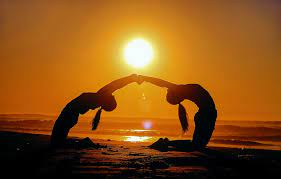
#> input picture sun.jpg, 281 x 179 px
$ python LaplacianVisualisation.py   (older library calls are emulated)
#> lines starting #> are read from the running program, lines starting #| are printed output that depends on the picture
# visualising laplacian

# Importing Required Libraries
import cv2
import numpy as np
import matplotlib.pyplot as plt

laplacian_kernel = np.array([[0, 1, 0],
                             [1, -4, 1],
                             [0, 1, 0]], dtype=np.float32)
# Loading image
img = cv2.imread('sun.jpg', cv2.IMREAD_GRAYSCALE)
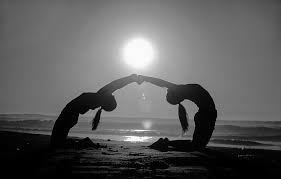
#> img: shape (179, 281); min 0, max 255, mean 92.9

# Applying Laplacian Kernel for Edge Detection
laplacian = cv2.filter2D(img, cv2.CV_64F, laplacian_kernel)
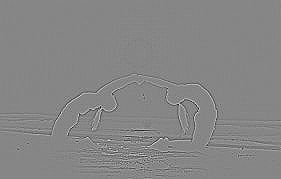
#> laplacian: shape (179, 281) float64; min -294, max 265, mean 0; drawn with min black and max white

# Displaying the Result
fig, axs = plt.subplots(1, 2, figsize=(15, 10))
axs[0].imshow(img, cmap='gray')
axs[0].set_title('Original Image')
axs[1].imshow(laplacian, cmap='gray')
axs[1].set_title('Laplacian')

plt.show()
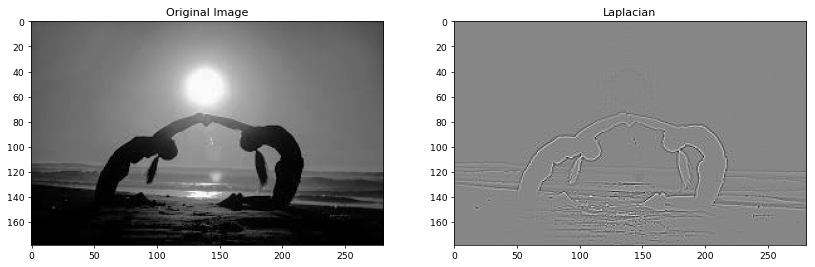
#> figure drawn by matplotlib, 2 panels
